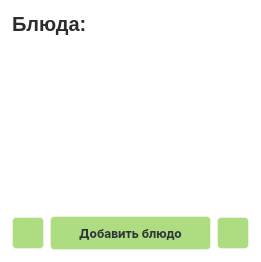
   <widget class="QFrame" name="dishes_frame">
    <property name="geometry">
     <rect>
      <x>1150</x>
      <y>280</y>
      <width>261</width>
      <height>262</height>
     </rect>
    </property>
    <property name="styleSheet">
     <string notr="true">background-color: rgba(255, 255, 255, 30%);
border: 1px solid  rgba(255, 255, 255, 40%);
border-radius: 10%;

</string>
    </property>
    <layout class="QVBoxLayout" name="Dishes_Layout_2">
     <item>
      <layout class="QHBoxLayout" name="headerProdHorizontalLayout_2">
       <item>
        <widget class="QLabel" name="dishesHeaderLabel">
         <property name="enabled">
          <bool>true</bool>
         </property>
         <property name="minimumSize">
          <size>
           <width>0</width>
           <height>24</height>
          </size>
         </property>
         <property name="maximumSize">
          <size>
           <width>16777215</width>
           <height>24</height>
          </size>
         </property>
         <property name="styleSheet">
          <string notr="true">background-color: none;
color: #2d2c2c;
border:none;

width: 435px;
height: 24px;

font-size: 20px;
font-family: Inter, &quot;Extra Bold&quot;;
font-weight: 800;
text-align: left;
vertical-align: top</string>
         </property>
         <property name="text">
          <string>Блюда:</string>
         </property>
        </widget>
       </item>
       <item>
        <widget class="QPushButton" name="sortDishesPushButton">
         <property name="sizePolicy">
          <sizepolicy hsizetype="Fixed" vsizetype="Fixed">
           <horstretch>0</horstretch>
           <verstretch>0</verstretch>
          </sizepolicy>
         </property>
         <property name="styleSheet">
          <string notr="true">background-color:none;
height:24px;
width:24px;
padding:0px;
position:relative;
text-align: center;
border: none;
border-radius: 2%;</string>
         </property>
         <property name="text">
          <string/>
         </property>
         <property name="icon">
          <iconset>
           <normaloff>../../static/img/bx_sort-a-z.svg</normaloff>../../static/img/bx_sort-a-z.svg</iconset>
         </property>
         <property name="iconSize">
          <size>
           <width>24</width>
           <height>24</height>
          </size>
         </property>
        </widget>
       </item>
      </layout>
     </item>
     <item>
      <widget class="QTableView" name="dishListTableView">
       <property name="styleSheet">
        <string notr="true">margin-top: 8px;</string>
       </property>
      </widget>
     </item>
     <item>
      <layout class="QHBoxLayout" name="actionsDishHorizontalLayout">
       <item>
        <widget class="QPushButton" name="editDishPushButton">
         <property name="sizePolicy">
          <sizepolicy hsizetype="Fixed" vsizetype="Fixed">
           <horstretch>0</horstretch>
           <verstretch>0</verstretch>
          </sizepolicy>
         </property>
         <property name="minimumSize">
          <size>
           <width>32</width>
           <height>32</height>
          </size>
         </property>
         <property name="maximumSize">
          <size>
           <width>32</width>
           <height>32</height>
          </size>
         </property>
         <property name="styleSheet">
          <string notr="true">QPushButton{
height:32px;
width:auto;

color: #30353B;
background: #ADDC81;

text-align:center;
vertical-align:center;
font-size:12px;
font-family:Inter;
line-height:auto;
font-weight: bold;

border-radius:4%;
}

QPushButton:hover {
background: #AAAA81;
border: 2px solid rgba(146, 146, 120, 75);
}

QPushButton:pressed{
background: #AAAAFF;
}</string>
         </property>
         <property name="text">
          <string/>
         </property>
         <property name="icon">
          <iconset>
           <normaloff>../../static/img/bx_edit.svg</normaloff>../../static/img/bx_edit.svg</iconset>
         </property>
         <property name="iconSize">
          <size>
           <width>24</width>
           <height>24</height>
          </size>
         </property>
        </widget>
       </item>
       <item>
        <widget class="QPushButton" name="addDishPushButton">
         <property name="styleSheet">
          <string notr="true">QPushButton{
height:32px;
width:auto;

color: #30353B;
background: #ADDC81;

text-align:center;
vertical-align:center;
font-size:12px;
font-family:Inter;
line-height:auto;
font-weight: bold;

border-radius:4%;
}

QPushButton:hover {
background: #AAAA81;
border: 2px solid rgba(146, 146, 120, 75);
}

QPushButton:pressed{
background: #AAAAFF;
}
</string>
         </property>
         <property name="text">
          <string>Добавить блюдо</string>
         </property>
        </widget>
       </item>
       <item>
        <widget class="QPushButton" name="deliteDishPushButton">
         <property name="sizePolicy">
          <sizepolicy hsizetype="Fixed" vsizetype="Fixed">
           <horstretch>0</horstretch>
           <verstretch>0</verstretch>
          </sizepolicy>
         </property>
         <property name="minimumSize">
          <size>
           <width>32</width>
           <height>32</height>
          </size>
         </property>
         <property name="maximumSize">
          <size>
           <width>32</width>
           <height>32</height>
          </size>
         </property>
         <property name="styleSheet">
          <string notr="true">QPushButton{
height:32px;
width:auto;

color: #30353B;
background: #ADDC81;

text-align:center;
vertical-align:center;
font-size:12px;
font-family:Inter;
line-height:auto;
font-weight: bold;

border-radius:4%;
}

QPushButton:hover {
background: #AAAA81;
border: 2px solid rgba(146, 146, 120, 75);
}

QPushButton:pressed{
background: #AAAAFF;
}</string>
         </property>
         <property name="text">
          <string/>
         </property>
         <property name="icon">
          <iconset>
           <normaloff>../../static/img/bx_trash.svg</normaloff>../../static/img/bx_trash.svg</iconset>
         </property>
         <property name="iconSize">
          <size>
           <width>24</width>
           <height>24</height>
          </size>
         </property>
        </widget>
       </item>
      </layout>
     </item>
    </layout>
   </widget>
